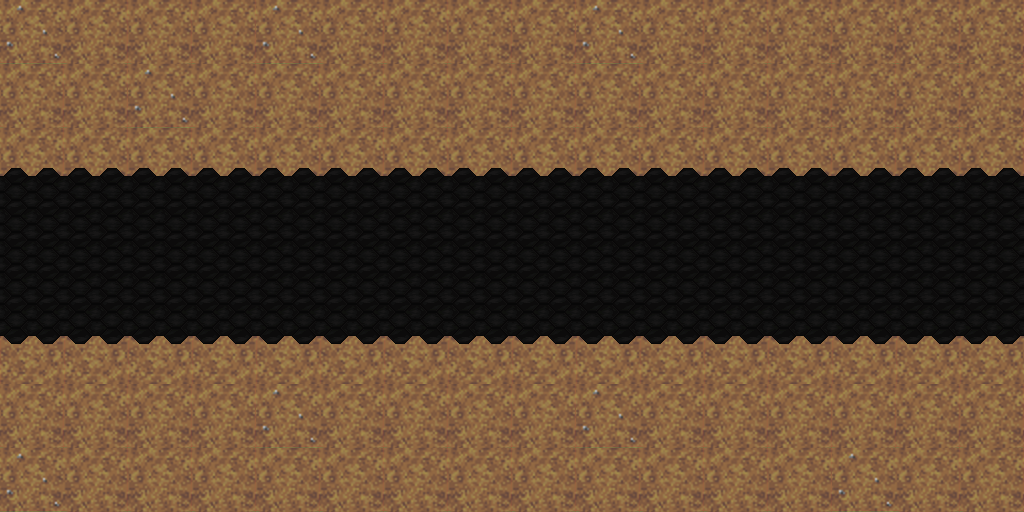

A level layout from a 2D game, rendered from its tile map. Below: a short description, then the map file with tile-grid data replaced by summaries:
An orthogonal 16x8 tile map with 64x64 px tiles, 1 tile layer (Tile Layer 1), 3 tilesets and 11 objects.

<map version="1.0" orientation="orthogonal" renderorder="right-down" width="16" height="8" tilewidth="64" tileheight="64" nextobjectid="121">
 <tileset firstgid="1" name="terrain_tiles" tilewidth="64" tileheight="64">
  <image source="terrain_tiles.png" width="256" height="192" />
 </tileset>
 <tileset firstgid="13" name="power_plant" tilewidth="64" tileheight="64">
  <image source="power_plant.png" width="192" height="192" />
 </tileset>
 <tileset firstgid="22" name="power_plant_lv3" tilewidth="64" tileheight="64">
  <image source="power_plant_lv3.png" width="192" height="192" />
 </tileset>
 <layer name="Tile Layer 1" width="16" height="8">
  <data>[128 cells, 128 non-empty, 5 distinct tile ids]</data>
 </layer>
 <objectgroup name="Enemy_Path">
  <object id="120" x="-128" y="256">
   <polyline points="0,0 256,0 320,-64 448,64 576,-64 704,64 832,-64 896,0 960,0" />
  </object>
 </objectgroup>
 <objectgroup name="Power_Plant" />
 <objectgroup name="Switches" />
 <objectgroup name="Enemy_Spawn" />
 <objectgroup name="Tower_Placement">
  <object id="55" x="64" y="128">
   <ellipse />
  </object>
  <object id="56" x="128" y="128">
   <ellipse />
  </object>
  <object id="60" x="384" y="128">
   <ellipse />
  </object>
  <object id="64" x="640" y="128">
   <ellipse />
  </object>
  <object id="66" x="768" y="128">
   <ellipse />
  </object>
  <object id="73" x="768" y="384">
   <ellipse />
  </object>
  <object id="74" x="704" y="384">
   <ellipse />
  </object>
  <object id="77" x="512" y="384">
   <ellipse />
  </object>
  <object id="78" x="448" y="384">
   <ellipse />
  </object>
  <object id="82" x="192" y="384">
   <ellipse />
  </object>
 </objectgroup>
</map>
